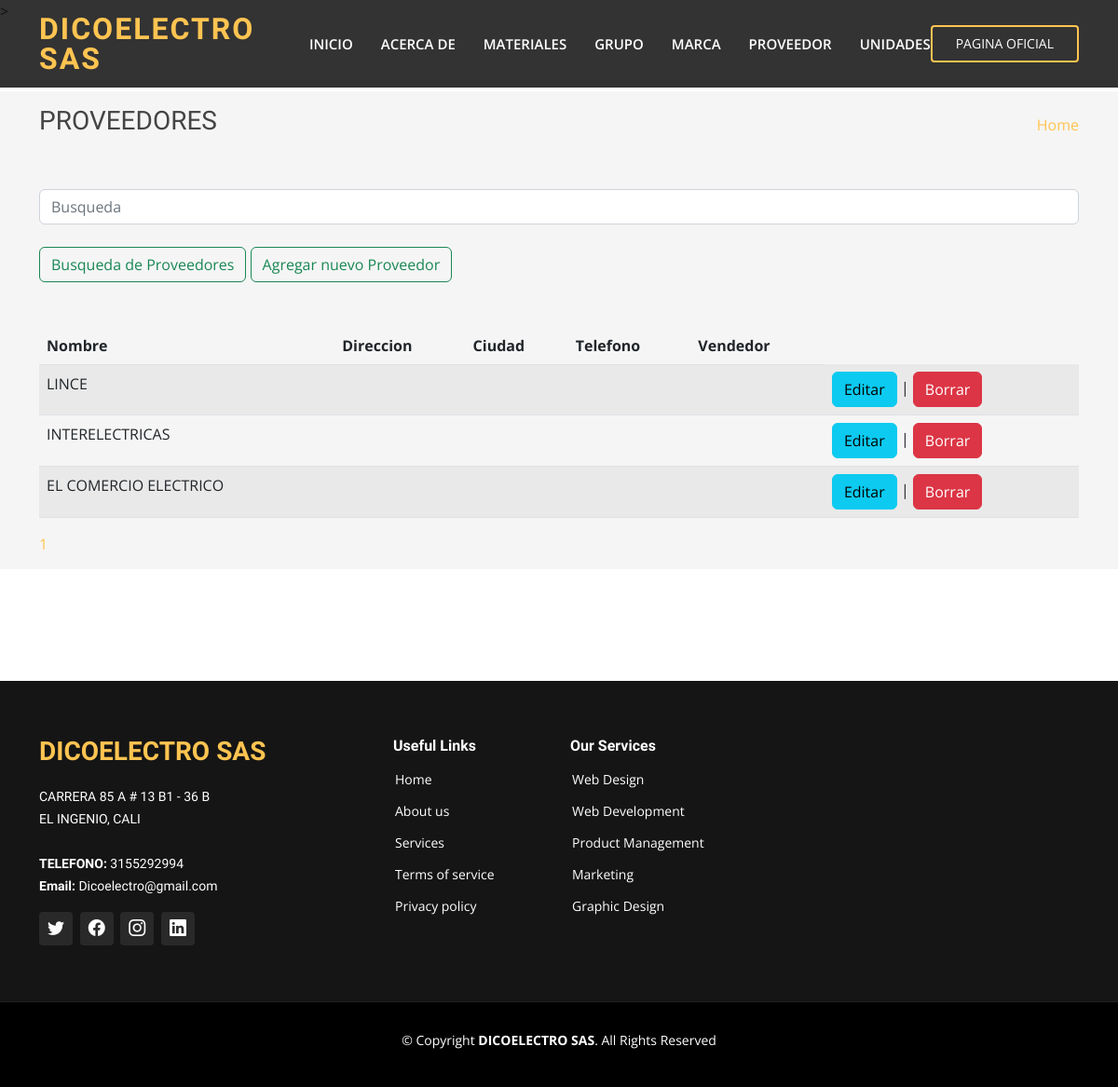
The page /listar-proveedor/ on the database its author committed.
### webapp/models.py (models this page shows, shortened)
class Proveedor(models.Model):
    nombre = models.CharField(max_length=60,unique=True)
    direccion = models.CharField(max_length=40,blank=True,null=True)
    ciudad = models.CharField(max_length=40,blank=True,null=True)
    telefono = models.CharField(max_length=15,blank=True,null=True)
    vendedor = models.CharField(max_length=40,blank=True,null=True)
    class Meta:
        verbose_name_plural = "proveedores"

### webapp/views.py (the view)
# urls.py: path("listar-proveedor/", views.listar_proveedor, name="listar-proveedor"),
def listar_proveedor(request):
    search_post = request.GET.get('search')
    print(search_post)
    if search_post:
        proveedor_totales = Proveedor.objects.filter(Q(nombre__icontains=search_post))
        paginator = Paginator(proveedor_totales, 5)
        page = request.GET.get('page')
        paginas = paginator.get_page(page)
    else:
        proveedor_totales = Proveedor.objects.all().order_by("-nombre")
        paginator = Paginator(proveedor_totales,10)
        page = request.GET.get('page')
        paginas = paginator.get_page(page)
        paginas.adjusted_elided_pages = paginator.get_elided_page_range(page)
    return render(request, "proveedor/listar.html", {
        "paginas": paginas,
    })

### webapp/templates/proveedor/listar.html (shortened to what this page needs)
{% extends "webapp/base.html" %}
{% load static %}
{% block content %}
    <section class="breadcrumbs">
      <div class="container">
        <div class="d-flex justify-content-between align-items-center">
          <h2>PROVEEDORES</h2>
          <ol>
            <li><a href="{% url 'inicio' %}">Home</a></li>
          </ol>
        </div>
      <br/>
      <br/>
        <div class="container2">
          <form class="form-inline my-2 my-lg-0" action="{% url "listar-proveedor" %}">
            <input class="form-control mr-sm-2" type="search" placeholder="Busqueda" aria-label="Search" name ="search">
            <br/>
            <button class="btn btn-outline-success my-2 my-sm-0" type="submit">Busqueda de Proveedores</button>
            <a name="" id="" class="btn btn-outline-success my-2 my-sm-0" href="{% url 'crear-proveedor' %}" role="button">Agregar nuevo Proveedor</a>
          </form>
        </div>
        <br/>
        <br/>
        <table class="table table-striped">
          <thead>
            <tr>
              <th scope="col">Nombre</th>
              <th scope="col">Direccion</th>
              <th scope="col">Ciudad</th>
              <th scope="col">Telefono</th>
              <th scope="col">Vendedor</th>
            </tr>
          </thead>
          <tbody>
            {% for item in paginas.object_list %}
            <tr>
              <td>{{ item.nombre }}</td>
              <td>{{ item.direccion }}</td>
              <td>{{ item.ciudad }}</td>
              <td>{{ item.telefono }}</td>
              <td>{{ item.vendedor }}</td>
              <td> <a name="" id="" class="btn btn-info" href="{% url 'editar-proveedor' item.id %}" role="button">Editar</a> | <a name="" id="" class="btn btn-danger" href="{% url 'eliminar-proveedor' item.id %}" role="button">Borrar</a></td>
            </tr>
            {% endfor %}
          </tbody>
        </table>
        <div>
          {% block pagination %}
          {% for page_number in paginas.paginator.get_elided_page_range %}
              {% if page_number == paginas.paginator.ELLIPSIS %}
                  {{page_number}}
              {% else %}
                  <a
                      href="{% url 'listar-materiales' %}?page={{page_number}}"
                      class="{% if page_number == page_obj.number %}current{% endif %}"
                  >
                      {{page_number}}
                  </a>
              {% endif %}
          {% endfor %}
          {% endblock %}
        </div>
      </div>
    </section>
    <section class="inner-page">
    </section>
  {% endblock %}

### webapp/static/webapp/style.css (style rules this page uses)
body { font-family: "Open Sans", sans-serif; color: #444444; }
a { color: #ffc451; text-decoration: none; }
h1, h2, h3, h4, h5, h6 { font-family: "Raleway", sans-serif; }
section { padding: 60px 0; overflow: hidden; }
.breadcrumbs { padding: 15px 0; background: whitesmoke; min-height: 40px; margin-top: 74px; }
.breadcrumbs h2 { font-size: 28px; font-weight: 400; }
.breadcrumbs ol { display: flex; flex-wrap: wrap; list-style: none; padding: 0; margin: 0; }

### rows shown on the page
Proveedor: nombre "LINCE"
Proveedor: nombre "INTERELECTRICAS"
Proveedor: nombre "EL COMERCIO ELECTRICO"

### other values the page prints
{{ page_number }} "1"
